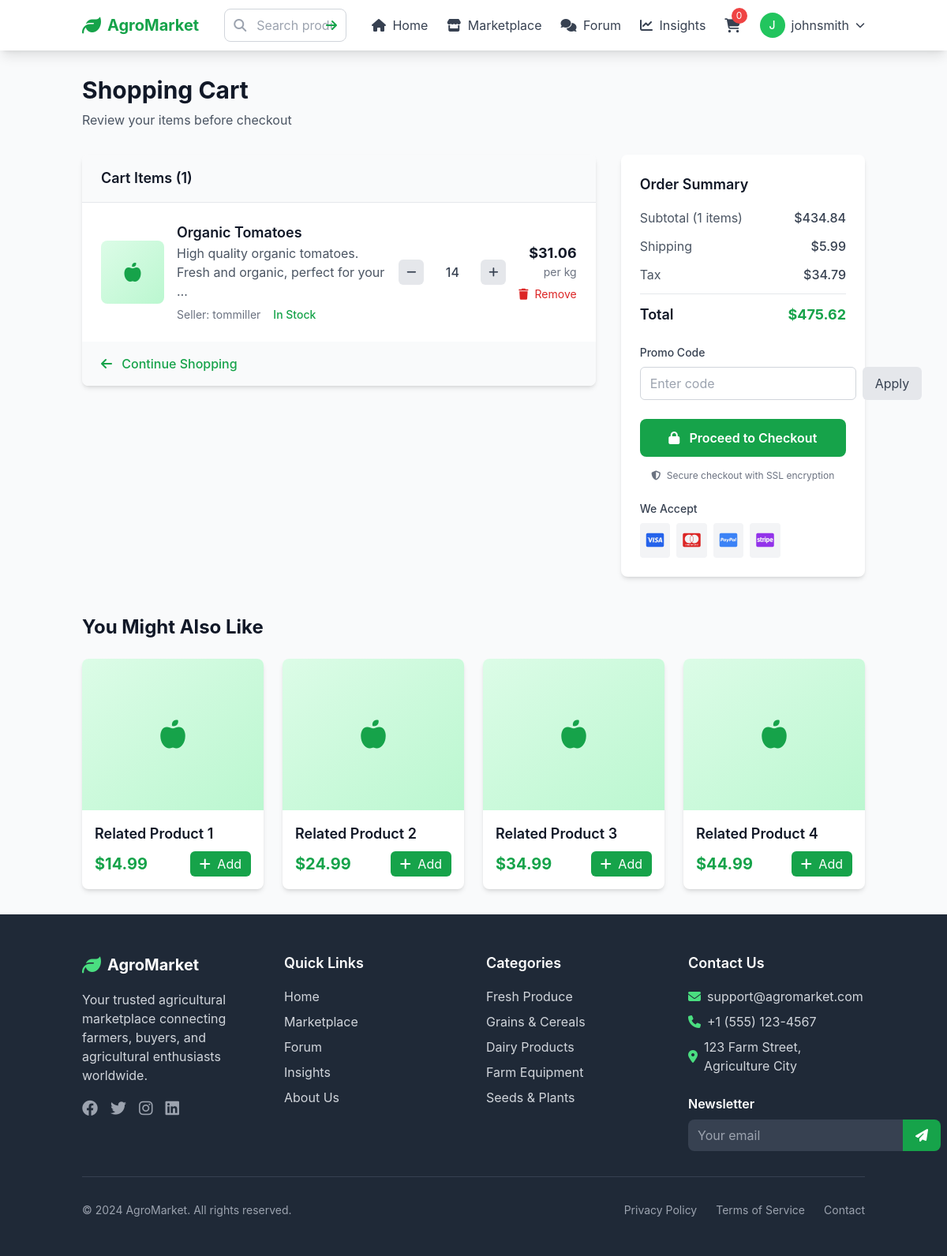
Screenshot of /cart/ (signed in) with the database file from the repository.
### users/models.py (models this page shows, shortened)
class User(AbstractUser):
    email = models.EmailField(unique=True)
    phone_number = models.CharField(max_length=20, blank=True)
    location = models.CharField(max_length=100, blank=True)
    bio = models.TextField(blank=True)
    profile_image = models.ImageField(upload_to='profiles/', blank=True, null=True)
    is_seller = models.BooleanField(default=False)
    is_verified = models.BooleanField(default=False)
    created_at = models.DateTimeField(auto_now_add=True)
    updated_at = models.DateTimeField(auto_now=True)

### cart/models.py (models this page shows, shortened)
class CartItem(models.Model):
    cart = models.ForeignKey(Cart, on_delete=models.CASCADE, related_name='items')
    product = models.ForeignKey('marketplace.Product', on_delete=models.CASCADE)
    quantity = models.PositiveIntegerField(default=1)
    created_at = models.DateTimeField(auto_now_add=True)

### marketplace/models.py (models this page shows, shortened)
class Product(models.Model):
    name = models.CharField(max_length=200)
    slug = models.SlugField(unique=True)
    description = models.TextField()
    price = models.DecimalField(max_digits=10, decimal_places=2)
    category = models.ForeignKey(Category, on_delete=models.CASCADE)
    seller = models.ForeignKey(settings.AUTH_USER_MODEL, on_delete=models.CASCADE)
    image = models.ImageField(upload_to='products/', blank=True, null=True)
    quantity_available = models.PositiveIntegerField(default=0)
    unit = models.CharField(max_length=20, default='piece')
    location = models.CharField(max_length=100, blank=True)
    is_active = models.BooleanField(default=True)
    created_at = models.DateTimeField(auto_now_add=True)
    updated_at = models.DateTimeField(auto_now=True)

### cart/views.py (the view, shortened to what this page needs)
# urls.py: path('', views.cart_view, name='view'),
def cart_view(request):
    if request.user.is_authenticated:
        cart, created = Cart.objects.get_or_create(user=request.user)
        cart_items = cart.items.all()
    total = sum(
        item.total_price if hasattr(item, 'total_price')
        else item.product.price * Decimal(item.quantity)
        for item in cart_items
    )
    shipping = Decimal('5.99') if total > 0 else Decimal('0')
    tax = total * Decimal('0.08')  # 8% tax rate
    grand_total = total + shipping + tax
    return render(request, 'cart/view.html', {
        'cart_items': cart_items,
        'total': total,
        'shipping': shipping,
        'tax': tax,
        'grand_total': grand_total,
    })

### cart/templates/cart/view.html (shortened to what this page needs)
{% extends 'base.html' %}
{% load static %}
{% block content %}
<div class="container mx-auto px-4 py-8">
    <div class="mb-8">
        <h1 class="text-3xl font-bold text-gray-900 mb-2">Shopping Cart</h1>
        <p class="text-gray-600">Review your items before checkout</p>
    </div>
    <div class="grid grid-cols-1 lg:grid-cols-3 gap-8">
        <div class="lg:col-span-2">
            <div class="bg-white rounded-lg shadow-md overflow-hidden">
                <div class="bg-gray-50 px-6 py-4 border-b">
                    <h2 class="text-lg font-semibold text-gray-900">Cart Items ({{ cart_items|length }})</h2>
                </div>
                <div class="divide-y divide-gray-200">
                    {% if cart_items %}
                        {% for item in cart_items %}
                            <div class="p-6" data-product-id="{{ item.product.id }}">
                                <div class="flex items-center space-x-4">
                                    <div class="w-20 h-20 bg-gradient-to-br from-green-100 to-green-200 rounded-lg flex items-center justify-center flex-shrink-0">
                                        {% if item.product.image %}
                                            <img src="{{ item.product.image.url }}" alt="{{ item.product.name }}" class="w-full h-full object-cover rounded-lg">
                                        {% else %}
                                            <i class="fas fa-apple-alt text-2xl text-green-600"></i>
                                        {% endif %}
                                    </div>
                                    <div class="flex-1">
                                        <h3 class="text-lg font-semibold text-gray-900">{{ item.product.name }}</h3>
                                        <p class="text-gray-600">{{ item.product.description|truncatewords:10 }}</p>
                                        <div class="flex items-center space-x-4 mt-2">
                                            <span class="text-sm text-gray-500">Seller: {{ item.product.seller.username|default:"Unknown" }}</span>
                                            <span class="text-sm text-green-600 font-medium">In Stock</span>
                                        </div>
                                    </div>
                                    <div class="flex items-center space-x-3">
                                        <button class="quantity-minus bg-gray-200 hover:bg-gray-300 text-gray-700 w-8 h-8 rounded-md flex items-center justify-center transition duration-200" data-product-id="{{ item.product.id }}">
                                            <i class="fas fa-minus text-sm"></i>
                                        </button>
                                        <span id="quantity-{{ item.product.id }}" class="w-12 text-center font-medium">{{ item.quantity }}</span>
                                        <button class="quantity-plus bg-gray-200 hover:bg-gray-300 text-gray-700 w-8 h-8 rounded-md flex items-center justify-center transition duration-200" data-product-id="{{ item.product.id }}">
                                            <i class="fas fa-plus text-sm"></i>
                                        </button>
                                    </div>
                                    <div class="text-right">
                                        <div id="price-{{ item.product.id }}" class="text-lg font-bold text-gray-900">${{ item.product.price|floatformat:2 }}</div>
                                        <div class="text-sm text-gray-500">per {{ item.product.unit|default:"unit" }}</div>
                                        <button class="remove-item text-red-600 hover:text-red-700 text-sm mt-2 transition duration-200" data-product-id="{{ item.product.id }}">
                                            <i class="fas fa-trash mr-1"></i>
                                            Remove
                                        </button>
                                    </div>
                                </div>
                            </div>
                        {% endfor %}
                    {% endif %}
                </div>
                <div class="bg-gray-50 px-6 py-4">
                    <a href="{% url 'marketplace:product_list' %}"
                       class="text-green-600 hover:text-green-700 font-medium transition duration-200">
                        <i class="fas fa-arrow-left mr-2"></i>
                        Continue Shopping
                    </a>
                </div>
            </div>
        </div>
        <div class="lg:col-span-1">
            <div class="bg-white rounded-lg shadow-md p-6 sticky top-24">
                <h2 class="text-lg font-semibold text-gray-900 mb-4">Order Summary</h2>
                <div class="space-y-3 mb-6">
                    <div class="flex justify-between">
                        <span class="text-gray-600">Subtotal ({{ cart_items|length }} items)</span>
                        <span class="font-medium">${{ total|floatformat:2 }}</span>
                    </div>
                    <div class="flex justify-between">
                        <span class="text-gray-600">Shipping</span>
                        <span class="font-medium">${{ shipping|floatformat:2 }}</span>
                    </div>
                    <div class="flex justify-between">
                        <span class="text-gray-600">Tax</span>
                        <span class="font-medium">${{ tax|floatformat:2 }}</span>
                    </div>
                    <div class="border-t pt-3">
                        <div class="flex justify-between">
                            <span class="text-lg font-semibold text-gray-900">Total</span>
                            <span class="text-lg font-bold text-green-600">${{ grand_total|floatformat:2 }}</span>
                        </div>
                    </div>
                </div>
                <div class="mb-6">
                    <label for="promo-code" class="block text-sm font-medium text-gray-700 mb-2">Promo Code</label>
                    <div class="flex space-x-2">
                        <input type="text" id="promo-code"
                               class="flex-1 px-3 py-2 border border-gray-300 rounded-md focus:outline-none focus:ring-green-500 focus:border-green-500"
                               placeholder="Enter code">
                        <button class="bg-gray-200 text-gray-700 px-4 py-2 rounded-md hover:bg-gray-300 transition duration-200">
                            Apply
                        </button>
                    </div>
                </div>
                <a href="{% url 'cart:checkout' %}"
                   class="w-full bg-green-600 text-white py-3 px-4 rounded-lg font-semibold hover:bg-green-700 transition duration-200 text-center block">
                    <i class="fas fa-lock mr-2"></i>
                    Proceed to Checkout
                </a>
                <div class="mt-4 text-center">
                    <p class="text-xs text-gray-500">
                        <i class="fas fa-shield-alt mr-1"></i>
                        Secure checkout with SSL encryption
                    </p>
                </div>
                <div class="mt-6">
                    <p class="text-sm font-medium text-gray-700 mb-2">We Accept</p>
                    <div class="flex space-x-2">
                        <div class="bg-gray-100 p-2 rounded">
                            <i class="fab fa-cc-visa text-blue-600 text-xl"></i>
                        </div>
                        <div class="bg-gray-100 p-2 rounded">
                            <i class="fab fa-cc-mastercard text-red-600 text-xl"></i>
                        </div>
                        <div class="bg-gray-100 p-2 rounded">
                            <i class="fab fa-cc-paypal text-blue-500 text-xl"></i>
                        </div>
                        <div class="bg-gray-100 p-2 rounded">
                            <i class="fab fa-cc-stripe text-purple-600 text-xl"></i>
                        </div>
                    </div>
                </div>
            </div>
        </div>
    </div>
    <div class="mt-12">
        <h2 class="text-2xl font-bold text-gray-900 mb-6">You Might Also Like</h2>
        <div class="grid grid-cols-1 sm:grid-cols-2 lg:grid-cols-4 gap-6">
            {% for i in "1234" %}
                <div class="bg-white rounded-lg shadow-md overflow-hidden hover:shadow-lg transition duration-300">
                    <div class="relative">
                        <div class="w-full h-48 bg-gradient-to-br from-green-100 to-green-200 flex items-center justify-center">
                            <i class="fas fa-apple-alt text-4xl text-green-600"></i>
                        </div>
                    </div>
                    <div class="p-4">
                        <h3 class="text-lg font-semibold text-gray-900 mb-2">Related Product {{ i }}</h3>
                        <div class="flex items-center justify-between">
                            <span class="text-xl font-bold text-green-600">${{ i }}4.99</span>
                            <button class="bg-green-600 text-white py-1 px-3 rounded-md hover:bg-green-700 transition duration-200">
                                <i class="fas fa-plus mr-1"></i>
                                Add
                            </button>
                        </div>
                    </div>
                </div>
            {% endfor %}
        </div>
    </div>
</div>
{% endblock %}

### core/templates/core/includes/header.html (shortened to what this page needs)
{% load static %}
<header class="bg-white shadow-lg sticky top-0 z-50" x-data="{ mobileMenuOpen: false }">
    <div class="container mx-auto px-4">
        <div class="flex items-center justify-between h-16">
            <div class="flex items-center">
                <a href="{% url 'core:home' %}" class="flex items-center space-x-2">
                    <i class="fas fa-leaf text-2xl text-green-600"></i>
                    <span class="text-xl font-bold text-green-600">AgroMarket</span>
                </a>
            </div>
            <div class="hidden md:flex flex-1 max-w-lg mx-8">
                <form action="{% url 'core:search' %}" method="GET" class="w-full">
                    <div class="relative">
                        <input type="text"
                               name="q"
                               placeholder="Search products, categories..."
                               value="{{ request.GET.q }}"
                               class="w-full pl-10 pr-4 py-2 border border-gray-300 rounded-lg focus:outline-none focus:ring-2 focus:ring-green-500 focus:border-transparent">
                        <div class="absolute inset-y-0 left-0 pl-3 flex items-center pointer-events-none">
                        </div>
                        <button type="submit" class="absolute inset-y-0 right-0 pr-3 flex items-center">
                            <i class="fas fa-arrow-right text-green-600 hover:text-green-700"></i>
                        </button>
                    </div>
                </form>
            </div>
            <nav class="hidden md:flex items-center space-x-6">
                <a href="{% url 'core:home' %}" class="text-gray-700 hover:text-green-600 transition duration-150 ease-in-out">
                    <i class="fas fa-home mr-1"></i> Home
                </a>
                <a href="{% url 'marketplace:product_list' %}" class="text-gray-700 hover:text-green-600 transition duration-150 ease-in-out">
                    <i class="fas fa-store mr-1"></i> Marketplace
                </a>
                <a href="{% url 'forum:thread_list' %}" class="text-gray-700 hover:text-green-600 transition duration-150 ease-in-out">
                    <i class="fas fa-comments mr-1"></i> Forum
                </a>
                <a href="{% url 'insights:dashboard' %}" class="text-gray-700 hover:text-green-600 transition duration-150 ease-in-out">
                    <i class="fas fa-chart-line mr-1"></i> Insights
                </a>
                {% if user.is_authenticated %}
                    <a href="{% url 'cart:view' %}" class="relative text-gray-700 hover:text-green-600 transition duration-150 ease-in-out">
                        <i class="fas fa-shopping-cart text-lg"></i>
                        <span class="absolute -top-2 -right-2 bg-red-500 text-white text-xs rounded-full h-5 w-5 flex items-center justify-center">
                            0
                        </span>
                    </a>
                    <div class="relative" x-data="{ open: false }">
                        <button @click="open = !open" class="flex items-center space-x-2 text-gray-700 hover:text-green-600 transition duration-150 ease-in-out">
                            <div class="h-8 w-8 bg-green-500 rounded-full flex items-center justify-center">
                                <span class="text-white text-sm font-medium">{{ user.first_name.0|default:'U' }}</span>
                            </div>
                            <span class="hidden lg:block">{{ user.username }}</span>
                            <i class="fas fa-chevron-down text-xs"></i>
                        </button>
                    </div>
                {% endif %}
            </nav>
        </div>
    </div>
</header>

### rows the page displays
User: first_name.0 "J", username "johnsmith"
CartItem: product.name "Organic Tomatoes", product.description "High quality organic tomatoes. Fresh and organic, perfect for your …", product.seller.username "tommiller", quantity "14", product.price "31.06", product.unit "kg"

### other values shown
{{ cart_items|length }} "1"
{{ total|floatformat:2 }} "434.84"
{{ shipping|floatformat:2 }} "5.99"
{{ tax|floatformat:2 }} "34.79"
{{ grand_total|floatformat:2 }} "475.62"
{{ i }} "1" "2" "3" "4"
